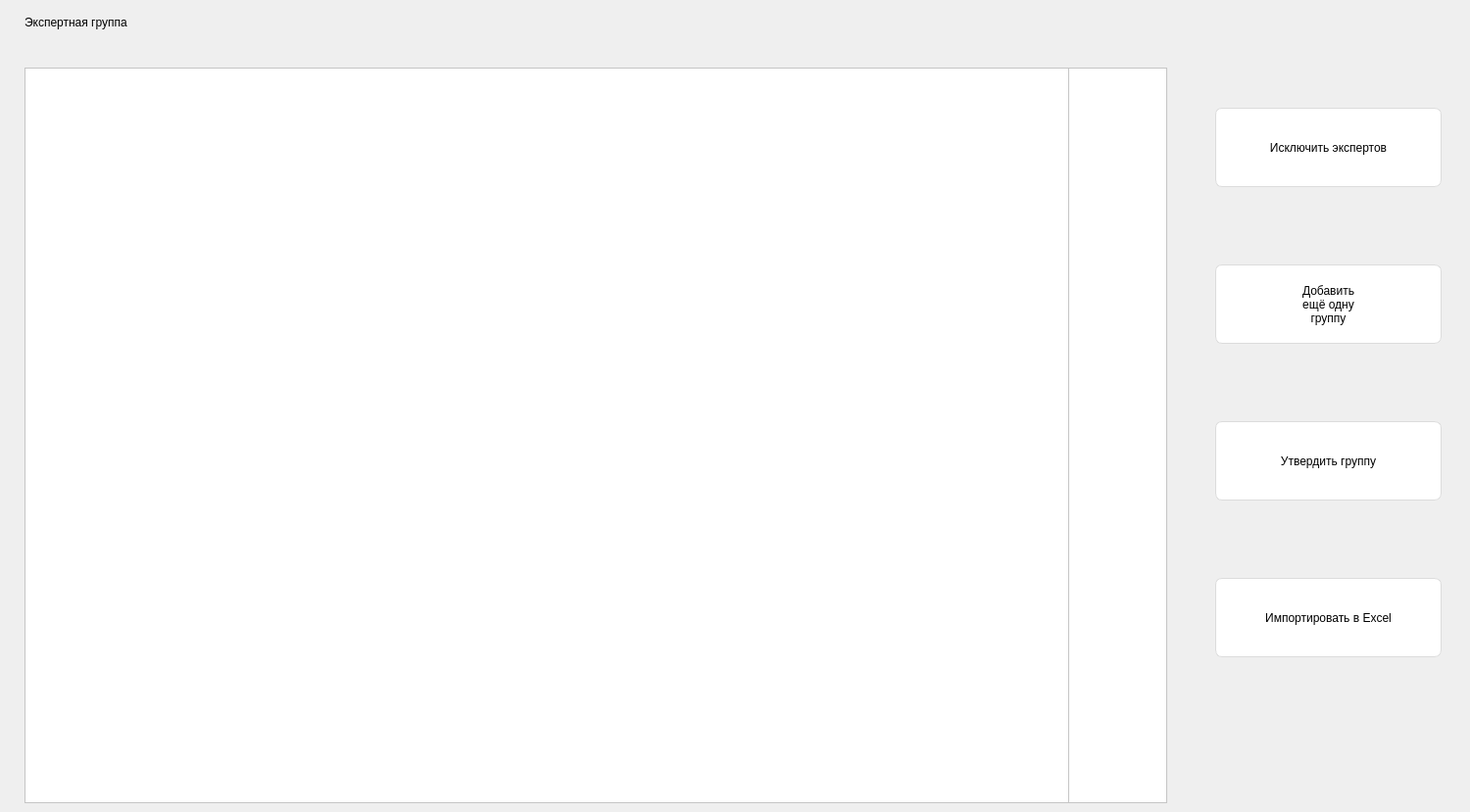
    <widget class="QWidget" name="page">
     <widget class="QTableView" name="work_table">
      <property name="geometry">
       <rect>
        <x>25</x>
        <y>69</y>
        <width>1071</width>
        <height>751</height>
       </rect>
      </property>
      <property name="styleSheet">
       <string notr="true">background-color: rgb(255, 255, 255);</string>
      </property>
     </widget>
     <widget class="QLabel" name="table_name_label">
      <property name="geometry">
       <rect>
        <x>25</x>
        <y>0</y>
        <width>270</width>
        <height>45</height>
       </rect>
      </property>
      <property name="styleSheet">
       <string notr="true">alternate-background-color: rgb(255, 255, 255);
font: 16pt &quot;Segoe UI&quot;;</string>
      </property>
      <property name="text">
       <string>Экспертная группа</string>
      </property>
     </widget>
     <widget class="QTableWidget" name="check_table">
      <property name="geometry">
       <rect>
        <x>1090</x>
        <y>69</y>
        <width>101</width>
        <height>751</height>
       </rect>
      </property>
      <property name="styleSheet">
       <string notr="true">background-color: rgb(255, 255, 255);</string>
      </property>
     </widget>
     <widget class="QWidget" name="ramka" native="true">
      <property name="geometry">
       <rect>
        <x>1220</x>
        <y>90</y>
        <width>271</width>
        <height>121</height>
       </rect>
      </property>
      <property name="styleSheet">
       <string notr="true"/>
      </property>
      <widget class="QPushButton" name="edit_group_button">
       <property name="geometry">
        <rect>
         <x>20</x>
         <y>20</y>
         <width>231</width>
         <height>81</height>
        </rect>
       </property>
       <property name="cursor">
        <cursorShape>PointingHandCursor</cursorShape>
       </property>
       <property name="styleSheet">
        <string notr="true">font: 12pt &quot;Segoe UI&quot;;
background-color: rgb(255, 255, 255);
border-style: solid;
border-width: 1px;
border-color: rgb(220, 220, 220);
border-radius: 7px;
height: 35px;
</string>
       </property>
       <property name="text">
        <string>Исключить экспертов</string>
       </property>
      </widget>
     </widget>
     <widget class="QWidget" name="ramka_2" native="true">
      <property name="geometry">
       <rect>
        <x>1220</x>
        <y>250</y>
        <width>271</width>
        <height>121</height>
       </rect>
      </property>
      <property name="styleSheet">
       <string notr="true"/>
      </property>
      <widget class="QPushButton" name="add_group_button">
       <property name="geometry">
        <rect>
         <x>20</x>
         <y>20</y>
         <width>231</width>
         <height>81</height>
        </rect>
       </property>
       <property name="cursor">
        <cursorShape>PointingHandCursor</cursorShape>
       </property>
       <property name="styleSheet">
        <string notr="true">font: 12pt &quot;Segoe UI&quot;;
background-color: rgb(255, 255, 255);
border-style: solid;
border-width: 1px;
border-color: rgb(220, 220, 220);
border-radius: 7px;
height: 35px;
</string>
       </property>
       <property name="text">
        <string>Добавить 
ещё одну 
группу</string>
       </property>
      </widget>
     </widget>
     <widget class="QWidget" name="ramka_3" native="true">
      <property name="geometry">
       <rect>
        <x>1220</x>
        <y>410</y>
        <width>271</width>
        <height>121</height>
       </rect>
      </property>
      <property name="styleSheet">
       <string notr="true"/>
      </property>
      <widget class="QPushButton" name="approve_group_button">
       <property name="geometry">
        <rect>
         <x>20</x>
         <y>20</y>
         <width>231</width>
         <height>81</height>
        </rect>
       </property>
       <property name="cursor">
        <cursorShape>PointingHandCursor</cursorShape>
       </property>
       <property name="styleSheet">
        <string notr="true">font: 12pt &quot;Segoe UI&quot;;
background-color: rgb(255, 255, 255);
border-style: solid;
border-width: 1px;
border-color: rgb(220, 220, 220);
border-radius: 7px;
height: 35px;
</string>
       </property>
       <property name="text">
        <string>Утвердить группу</string>
       </property>
      </widget>
     </widget>
     <widget class="QWidget" name="ramka_4" native="true">
      <property name="geometry">
       <rect>
        <x>1220</x>
        <y>570</y>
        <width>271</width>
        <height>121</height>
       </rect>
      </property>
      <property name="styleSheet">
       <string notr="true"/>
      </property>
      <widget class="QPushButton" name="importExcel_group_button">
       <property name="geometry">
        <rect>
         <x>20</x>
         <y>20</y>
         <width>231</width>
         <height>81</height>
        </rect>
       </property>
       <property name="cursor">
        <cursorShape>PointingHandCursor</cursorShape>
       </property>
       <property name="styleSheet">
        <string notr="true">font: 12pt &quot;Segoe UI&quot;;
background-color: rgb(255, 255, 255);
border-style: solid;
border-width: 1px;
border-color: rgb(220, 220, 220);
border-radius: 7px;
height: 35px;
</string>
       </property>
       <property name="text">
        <string>Импортировать в Excel</string>
       </property>
      </widget>
     </widget>
    </widget>
